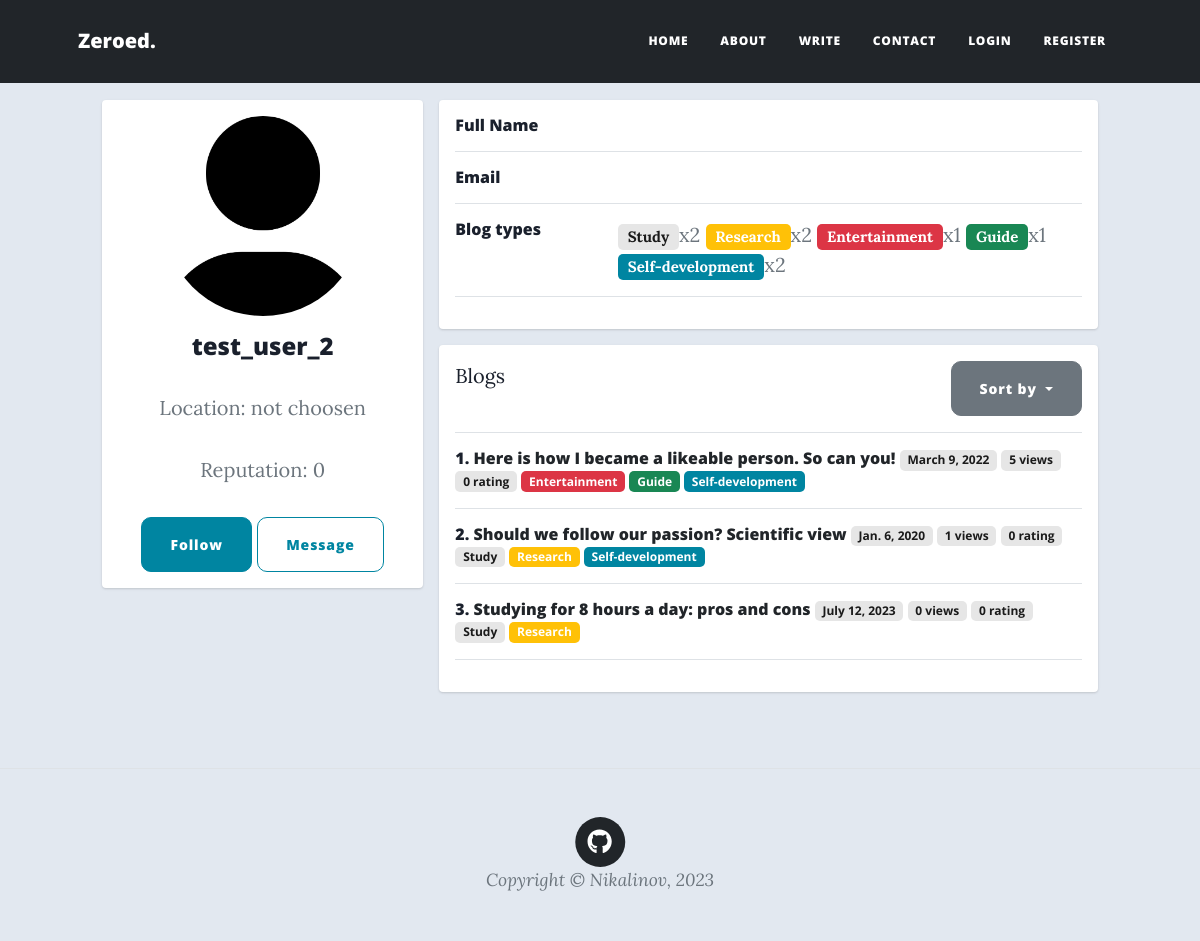
The app's page /feed/user/4/ with its own data.
### feed/models.py (models this page shows, shortened)
class UserProfile(models.Model):
    user = models.OneToOneField(User, on_delete=models.CASCADE)
    bio = models.TextField(max_length=500, blank=True)
    location = models.CharField(max_length=100, choices=COUNTRIES, null=True, blank=True)
    reputation = models.IntegerField(default=0, editable=False)
    birth_date = models.DateField(blank=True, null=True)
    followers = models.ManyToManyField(User, editable=False, related_name='followers')
    img_width = models.PositiveIntegerField(default=150)
    picture = models.ImageField(width_field='img_width', upload_to='feed/profile-pics/',
                                default='feed/profile-pics/profile-default.jpg', blank=True)
    website = models.CharField(max_length=100, blank=True)
    github = models.CharField(max_length=100, blank=True)
    twitter = models.CharField(max_length=100, blank=True)
    instagram = models.CharField(max_length=100, blank=True)
    facebook = models.CharField(max_length=100, blank=True)
    def __str__(self):
        return f'{self.user.first_name} {self.user.last_name}'

class ContentType(models.Model):
    type = models.CharField(max_length=100)
    TAG_COLORS = [
        ("primary", "primary"),
        ("info", "info"),
        ("success", "success"),
        ("light", "light"),
        ("warning", "warning"),
        ("danger", "danger"),
    ]
    color = models.CharField(
        max_length=20, choices=TAG_COLORS, default=choice(TAG_COLORS),
    )
    def __str__(self):
        return self.type

class Blog(models.Model):
    title = models.CharField(max_length=200, null=True)
    author = models.ForeignKey(
        User,
        on_delete=models.RESTRICT,
        blank=True,
        null=True,
    )
    post_date = models.DateField(default=now)
    content_type = models.ManyToManyField(ContentType)
    language = models.CharField(max_length=50, choices=LANGUAGES, default='EN')
    content = QuillField()
    upvoters = models.ManyToManyField(User, related_name='upvoters')
    views = models.IntegerField(editable=False, default=0)
    picture = models.ImageField(upload_to='feed/blog-pics/', default='feed/blog-pics/white-bg.png', blank=True)
    class Meta:
        ordering = ['-post_date']
    def __str__(self):
        return self.title
    def get_rating(self):
        return len(self.upvoters.all())

### feed/views.py (the view, shortened to what this page needs)
# urls.py: path('user/<int:pk>/', views.profile, name='profile'),
def profile(request, pk, sorting='title', edit=''):
    user = get_object_or_404(User, pk=pk)
    user_profile = user.userprofile
    context = {
        'passed_user': user,
        'blogs': blogs_sorted(sorting, user),
        'edit': False
    }
    if not edit:
        return render(request, 'feed/profile.html', context=context)

### feed/templatetags/feed_extras.py (called while the page is built)
@register.filter
def get_blog_types(user: User) -> list[tuple]:
    types = defaultdict(int)
    for blog in user.blog_set.all():
        for content_type in blog.content_type.all():
            types[content_type] += 1
    return list(types.items())

### feed/views.py (called while the page is built)
def blogs_sorted(sorting, author=None):
    reverse_sorting = {'rating', 'views', 'post_date'}
    if sorting in reverse_sorting:
        sorting = '-' + sorting
    if sorting == '-rating':
        blogs = Blog.objects.annotate(rating=Count('upvoters')).order_by(sorting).all()
    else:
        blogs = Blog.objects.order_by(sorting).all()
    return blogs.filter(author=author) if author else blogs

### feed/templates/feed/profile.html (shortened to what this page needs)
{% extends 'base_generic.html' %}
{% block additional_links %}
  {% load feed_extras %}
  {% load static %}
  <link href="{% static 'feed/css/profile_style.css' %}" rel="stylesheet"/>
{% endblock %}
{% block navbar-extra-classes %} bg-dark {% endblock %}
{% block content %}
<div class="container">
    <div class="main-body">
          <div id="profile-body" class="row gutters-sm">
            <div class="col-md-4 mb-3">
              <div class="card">
                <div class="card-body">
                  <div class="d-flex flex-column align-items-center text-center">
                    <img class="rounded-circle"
                         src="{{ passed_user.userprofile.picture.url }}"
                         alt="profile_image" width="200" height="200">
                    <div class="mt-3">
                      <h4>{{ passed_user }}</h4>
                      <p class="text-secondary mb-1">Location: {% if passed_user.userprofile.location %}{{ passed_user.userprofile.location }}{% else %}not choosen{% endif %}</p>
                      <p class="text-muted font-size-sm">Reputation: {{ passed_user.userprofile.reputation }}</p>
                      {% if not user.is_authenticated or user.pk != passed_user.pk %}
                        {% if not user.is_authenticated or user not in passed_user.userprofile.followers.all %}
                          <a class="btn btn-primary" href="{% url 'follow' passed_user.pk %}">Follow</a>
                        {% else %}
                          <a class="btn btn-primary" href="{% url 'unfollow' passed_user.pk %}">Unfollow</a>
                        {% endif %}
                        <a class="btn btn-outline-primary">Message</a>
                      {% endif %}
                    </div>
                  </div>
                </div>
              </div>
            </div>
            <div class="col-md-8">
              <div class="card mb-3">
                <div class="card-body">
                  {% if edit %}
                    {% for field in form %}
                      <div class="row">
                        <div class="col-sm-3">
                          <label class="mb-0" for="{{ field.id_for_label }}">{{ field.name }}</label>
                        </div>
                        <div class="col-sm-9 text-secondary">
                          {{ field }}
                        </div>
                      </div>
                      <hr>
                    {% endfor %}
                    <button class="btn btn-primary" type="submit">Submit</button>
                  {% else %}
                    <div class="row">
                      <div class="col-sm-3">
                        <h6 class="mb-0">Full Name</h6>
                      </div>
                      <div class="col-sm-9 text-secondary">
                      </div>
                    </div>
                    <hr>
                    <div class="row">
                      <div class="col-sm-3">
                        <h6 class="mb-0">Email</h6>
                      </div>
                      <div class="col-sm-9 text-secondary">
                      </div>
                    </div>
                    <hr>
                    <div class="row">
                      <div class="col-sm-3">
                        <h6 class="mb-0">Blog types</h6>
                      </div>
                      <div class="col-sm-9 text-secondary">
                        {% for type, number in passed_user|get_blog_types %}
                          <span class="badge bg-{{ type.color }}">{{ type }}</span>x{{ number }}
                        {% endfor %}
                      </div>
                    </div>
                    <hr>
                  {% endif %}
                </div>
              </div>
              {% if passed_user.blog_set %}
                <div class="card mb-3">
                  <div class="card-body">
                    <div class="row">
                      <div class="col justify-content-between" style="display: flex;">
                        <div>Blogs</div>
                        <div class="dropdown">
                          <button class="btn btn-secondary dropdown-toggle" type="button" id="dropdownMenuButton" data-bs-toggle="dropdown" aria-haspopup="true" aria-expanded="false">
                            Sort by
                          </button>
                        </div>
                      </div>
                    </div>
                    <hr>
                    {% for blog in blogs %}
                      <div class="row">
                        <div class="col">
                          <h6 class="mb-0">{{ forloop.counter }}.
                            <a href="{% url 'blog' blog.pk %}">{{ blog }}</a>
                            <span class="badge bg-light">{{ blog.post_date }}</span>
                            <span class="badge bg-light">{{ blog.views }} views</span>
                            <span class="badge bg-light">{{ blog.get_rating }} rating</span>
                          {% for type in blog.content_type.all %}
                            <span class="badge bg-{{ type.color }}">{{ type }}</span>
                          {% endfor %}
                          </h6>
                        </div>
                      </div>
                      <hr>
                    {% endfor %}
                  </div>
                </div>
              {% endif %}
            </div>
          </div>
        </div>
    </div>
{% endblock %}

### feed/static/feed/css/profile_style.css (style rules this page uses)
body { margin-top:20px; color: #1a202c; text-align: left; background-color: #e2e8f0; }
.main-body { padding: 60px; }
.card { box-shadow: 0 1px 3px 0 rgba(0,0,0,.1), 0 1px 2px 0 rgba(0,0,0,.06); }
.card { position: relative; display: flex; flex-direction: column; min-width: 0; word-wrap: break-word; background-color: #fff; background-clip: border-box; border: 0 solid rgba(0,0,0,.125); border-radius: .25rem; }
.card-body { flex: 1 1 auto; min-height: 1px; padding: 1rem; }
.gutters-sm { margin-right: -8px; margin-left: -8px; }
.gutters-sm>.col, .gutters-sm>[class*=col-] { padding-right: 8px; padding-left: 8px; }
.mb-3, .my-3 { margin-bottom: 1rem!important; }
#profile-body { padding-top: 20px; }

### records on screen
ContentType: type "Study", number "2"
ContentType: type "Research", id "2"
ContentType: type "Entertainment", number "1"
ContentType: type "Guide", number "1"
ContentType: type "Self-development", number "2"
Blog: title "Here is how I became a likeable person. So can you!", post_date "March 9, 2022", views "5", get_rating "0"
Blog: title "Should we follow our passion? Scientific view", post_date "Jan. 6, 2020", views "1", get_rating "0"
Blog: title "Studying for 8 hours a day: pros and cons", post_date "July 12, 2023", views "0", get_rating "0"

### other values on screen
{{ passed_user }} "test_user_2"
{{ passed_user.userprofile.reputation }} "0"
